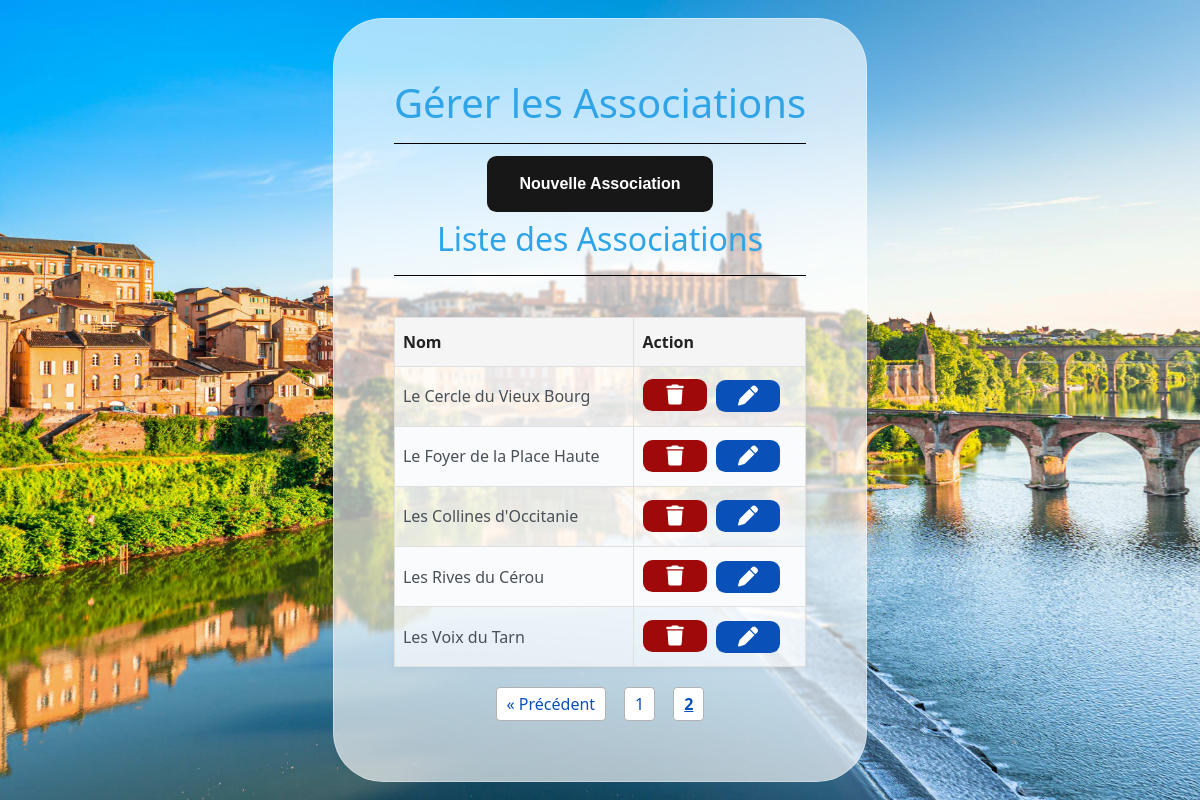
Page /models/panneauAdmin/gestionAssociations.php?page=2 (signed in) on the committed database.
### tables this page shows
CREATE TABLE `associations` (
  `id_association` int(11) NOT NULL,
  `nom_association` text NOT NULL
);

### database/DAO.php (called while the page is built, shortened)
<?php
class DAOReservation {
private $host="localhost";
private $dbname="reservation-salles";
private $username="root";
private $password="";
private $dbh;
public function connexion() {
try {
$this->dbh = new PDO('mysql:host='.$this->host.';dbname='.$this->dbname, $this->username, $this->password);
} catch (PDOException $e) {
throw $e;
}
}
public function getAssociations() {
$associations = $this->dbh->prepare("SELECT * FROM associations ORDER BY nom_association");
$associations->execute();
return $associations->fetchAll(PDO::FETCH_ASSOC);
}
}
?>

### models/panneauAdmin/gestionAssociations.php (the view, shortened to what this page needs)
<?php
require_once('../../database/DAO.php');
$dao = new DAOReservation();
$dao->connexion();
$associations =$dao->getAssociations();
$parPage = 5;
$page = isset($_GET['page']) ? (int)$_GET['page'] : 1;
$total = count($associations);
$totalPages = ceil($total / $parPage);
$start = ($page - 1) * $parPage;
$associationsPage = array_slice($associations, $start, $parPage);
require_once('../../templates/headers.php');
?>
<main id="mainGestion">
    <article id="formGestion">
        <h1 id="titreGestion">Gérer les Associations</h1>
        <button class="submitButton" id="nouveau">Nouvelle Association</button>
        <section id="gestionRow">
            <section id="tableContainer">
                    <h2 id="titreListe">Liste des Associations</h2>
                <table id="tableListe">
                    <thead>
                        <tr>
                            <th>Nom</th>
                            <th>Action</th>
                        </tr>
                    </thead>
                    <tbody>
                        <?php foreach ($associationsPage as $association) { ?>
                        <tr>
                            <td><?php print $association['nom_association'] ?></td>
                            <td >
                                <article id="rowButton">
                                <form method="POST" action="" onsubmit="return confirm('Voulez-vous vraiment supprimer cette association ?');">
                                    <button class="submitButton" id="supprimer" type="submit" name="action" value="supprimer"><i class="fa-solid fa-trash"></i></button>
                                    </form>
                                    <button id="modifier" type="button" class="modifier-btn submitButton"
                                        data-id="<?= $association['id_association'] ?>"
                                        data-name="<?= htmlspecialchars($association['nom_association']) ?>"
                                    ><i class="fa-solid fa-pen"></i></button>
                                </article>
                            </td>
                        </tr>
                        <?php } ?>
                    </tbody>
                </table>
                <section class="pagination">
                    <?php if ($page > 1): ?>
                        <a href="?page=<?= $page - 1 ?>">&laquo; Précédent</a>
                    <?php endif; ?>
                    <?php for ($i = 1; $i <= $totalPages; $i++): ?>
                        <a href="?page=<?= $i ?>" <?= $i === $page ? 'style="font-weight:bold;text-decoration:underline;"' : '' ?>><?= $i ?></a>
                    <?php endfor; ?>
                    </section>
            </section>
        </section>
    </article>
</main>

### public/styles/components/inscription.css (style rules this page uses)
h2 { margin-bottom: 20%; text-align: center; border-bottom: 1px solid #000000; padding-bottom: 16px; }

### public/styles/components/gestion.css (style rules this page uses)
#mainGestion { margin: 0; padding: 0; width: 100vw; min-height: 100vh; display: flex; align-items: center; justify-content: center; background-image: url("../img/pont.jfif"); background-size: cover; background-repeat: no-repeat; background-position: center; image-rendering: auto; min-height: 100vh; }
#gestionRow { display: flex; flex-direction: row; align-items: flex-start; gap: 40px; width: 100%; justify-content: center; }
#tableContainer { flex: 1; }
#formGestion { display: flex; flex-direction: column; align-items: center; padding: 60px; border-radius: 50px; background: rgba(255, 255, 255, 0.65); -webkit-backdrop-filter: blur(1px); backdrop-filter: blur(1px); border: 1px solid rgba(255, 255, 255, 0.325); }
#titreGestion { text-align: center; border-bottom: 1px solid #000000; padding-bottom: 16px; }
.submitButton { font-family: Arial, Helvetica, sans-serif; font-weight: bold; color: white; background-color: #171717; padding: 1em 2em; margin: 1%; border: none; border-radius: 0.6rem; position: relative; cursor: pointer; overflow: hidden; }
#rowButton { display: flex; gap: 8px; }
#supprimer { background-color: rgb(160, 9, 9); width: 20px; height: 20px; display: flex; align-items: center; justify-content: center; }
#modifier { background-color: #0a50b9; width: 20px; height: 20px; display: flex; align-items: center; justify-content: center; }
i { font-size: 20px; }
#nouveau { margin-bottom: 2%; }
h2 { margin-bottom: 10%; text-align: center; border-bottom: 1px solid #000000; padding-bottom: 16px; }
.pagination { margin-top: 20px; text-align: center; display: flex; justify-content: center; gap: 8px; }
.pagination a { color: #0a50b9; margin: 0 5px; text-decoration: none; font-weight: normal; border: 1px solid #b2b2b2; padding: 4px 10px; border-radius: 4px; background: #fff; transition: background 0.2s, color 0.2s, border 0.2s; display: inline-block; }
#tableListe { width: 100%; border-collapse: collapse; background: #ffffffa0; box-shadow: 0 2px 8px rgba(0,0,0,0.05); margin-bottom: 20px; }
#tableListe th, #tableListe td { border: 1px solid #e0e0e0; padding: 12px 8px; text-align: left; }
#tableListe th { background-color: #f5f5f5; font-weight: bold; color: #222; }
#tableListe tr:nth-child(even) { background-color: #fafbfc; }

### rows in the picture
associations: nom_association "Le Cercle du Vieux Bourg"
associations: nom_association "Le Foyer de la Place Haute"
associations: nom_association "Les Collines d'Occitanie"
associations: nom_association "Les Rives du Cérou"
associations: nom_association "Les Voix du Tarn"
